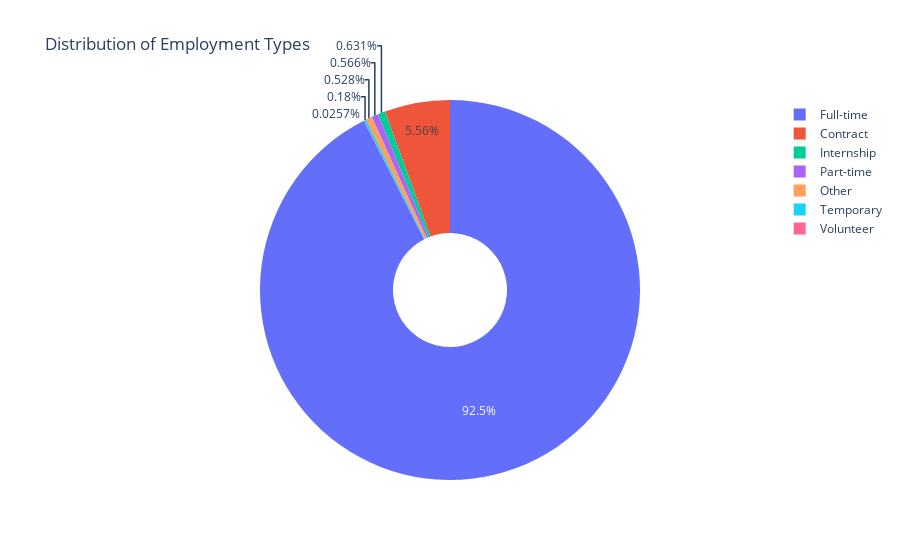

Source (notebook cell):
### Code cell
employment_dist = df['Employment type'].value_counts().reset_index()
employment_dist.columns = ['Employment Type', 'Count']

fig2 = px.pie(employment_dist, names='Employment Type', values='Count',
              title="Distribution of Employment Types",
              hole=0.3)  # Donut style
fig2.show()

### Figure 1 — Plotly figure (JSON) as saved in the notebook; plotly's stock layout.template omitted (floating-point values rounded to 4 significant figures)
{"data": [{"domain": {"x": [0, 1], "y": [0, 1]}, "hole": 0.3, "hovertemplate": "Employment Type=%{label}<br>Count=%{value}<extra></extra>", "labels": ["Full-time", "Contract", "Internship", "Part-time", "Other", "Temporary", "Volunteer"], "legendgroup": "", "name": "", "showlegend": true, "type": "pie", "values": [7186, 432, 49, 44, 41, 14, 2]}], "layout": {"legend": {"tracegroupgap": 0}, "title": {"text": "Distribution of Employment Types"}}}
